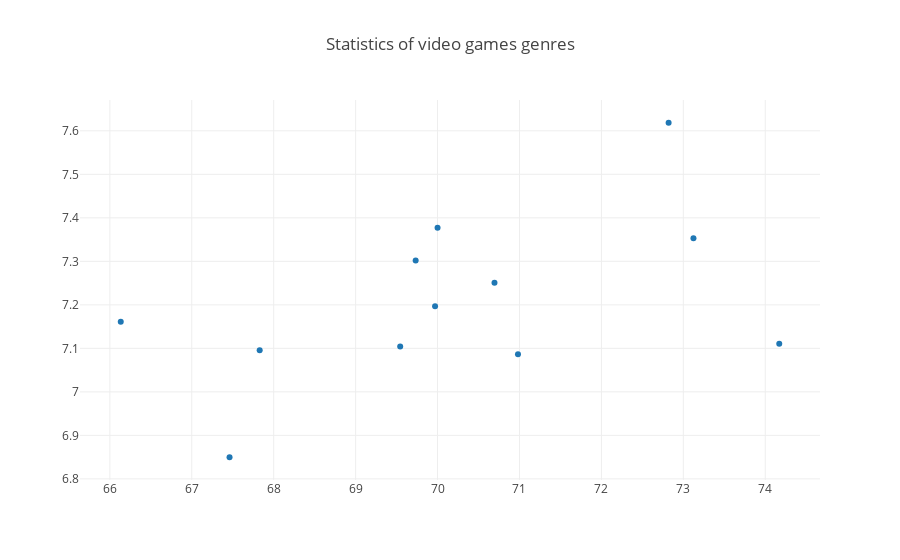

The code cell stored with this chart in its notebook:
### Code cell
trace0 = go.Scatter(
    x=genres_df.Critic_Score,
    y=genres_df.User_Score,
    mode = 'markers'
)

data = [trace0]
layout = {'title': 'Statistics of video games genres'}

fig = go.Figure(data=data, layout=layout)

iplot(fig, show_link=False)

### Figure 1 — Plotly figure (JSON) as saved in the notebook; plotly's stock layout.template omitted (floating-point values rounded to 4 significant figures)
{"data": [{"mode": "markers", "type": "scatter", "uid": "57ce7912-da66-11e8-803c-e82a44ef42c3", "x": [67.83, 66.13, 69.73, 67.46, 70, 70.69, 69.54, 72.82, 70.98, 69.97, 74.17, 73.12], "y": [7.096, 7.161, 7.302, 6.85, 7.377, 7.251, 7.104, 7.619, 7.086, 7.197, 7.111, 7.353]}], "layout": {"title": "Statistics of video games genres"}}
